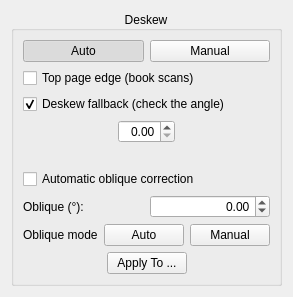
<?xml version="1.0" encoding="UTF-8"?>
<ui version="4.0">
 <class>deskew::OptionsWidget</class>
 <widget class="QWidget" name="deskew::OptionsWidget">
  <property name="geometry">
   <rect>
    <x>0</x>
    <y>0</y>
    <width>220</width>
    <height>146</height>
   </rect>
  </property>
  <property name="windowTitle">
   <string>Form</string>
  </property>
  <layout class="QVBoxLayout">
   <item>
    <widget class="CollapsibleGroupBox" name="deskewGroupBox">
     <property name="title">
      <string>Deskew</string>
     </property>
     <property name="alignment">
      <set>Qt::AlignCenter</set>
     </property>
     <layout class="QVBoxLayout" name="verticalLayout">
      <item>
       <layout class="QHBoxLayout">
        <item>
         <widget class="QPushButton" name="autoBtn">
          <property name="text">
           <string>Auto</string>
          </property>
          <property name="checkable">
           <bool>true</bool>
          </property>
          <property name="checked">
           <bool>true</bool>
          </property>
          <property name="autoExclusive">
           <bool>true</bool>
          </property>
         </widget>
        </item>
        <item>
         <widget class="QPushButton" name="manualBtn">
          <property name="text">
           <string>Manual</string>
          </property>
          <property name="checkable">
           <bool>true</bool>
          </property>
          <property name="autoExclusive">
           <bool>true</bool>
          </property>
         </widget>
        </item>
       </layout>
      </item>
      <item>
       <widget class="QCheckBox" name="topEdgeCheckBox">
        <property name="toolTip">
         <string>Use the top page edge for deskew (recommended for book scans with dark background).</string>
        </property>
        <property name="text">
         <string>Top page edge (book scans)</string>
        </property>
        <property name="checked">
         <bool>false</bool>
        </property>
       </widget>
      </item>
      <item>
       <widget class="QCheckBox" name="fallbackCheckBox">
        <property name="toolTip">
         <string>Check the automatic deskew angle with a second method (text lines per column) and use that one where it is sure and the first one is not, or is clearly off. Pages without a confident angle are marked uncertain; an automatic oblique above 1° is set to 0 and the page marked. Applies to the whole project.</string>
        </property>
        <property name="text">
         <string>Deskew fallback (check the angle)</string>
        </property>
        <property name="checked">
         <bool>true</bool>
        </property>
       </widget>
      </item>
      <item>
       <layout class="QHBoxLayout">
        <item>
         <spacer>
          <property name="orientation">
           <enum>Qt::Horizontal</enum>
          </property>
          <property name="sizeHint" stdset="0">
           <size>
            <width>1</width>
            <height>1</height>
           </size>
          </property>
         </spacer>
        </item>
        <item>
         <widget class="QDoubleSpinBox" name="angleSpinBox">
          <property name="alignment">
           <set>Qt::AlignRight|Qt::AlignTrailing|Qt::AlignVCenter</set>
          </property>
          <property name="singleStep">
           <double>0.010000000000000</double>
          </property>
         </widget>
        </item>
        <item>
         <spacer>
          <property name="orientation">
           <enum>Qt::Horizontal</enum>
          </property>
          <property name="sizeHint" stdset="0">
           <size>
            <width>1</width>
            <height>1</height>
           </size>
          </property>
         </spacer>
        </item>
       </layout>
      </item>
      <item>
       <widget class="QLabel" name="uncertainLabel">
        <property name="styleSheet">
         <string notr="true">color: #c05000;</string>
        </property>
        <property name="wordWrap">
         <bool>true</bool>
        </property>
        <property name="text">
         <string notr="true"/>
        </property>
       </widget>
      </item>
      <item>
       <widget class="QCheckBox" name="autoObliqueCheckBox">
        <property name="toolTip">
         <string>When deskew mode is Auto, run automatic oblique (shear) correction. Disable for pages that only need rotation.</string>
        </property>
        <property name="text">
         <string>Automatic oblique correction</string>
        </property>
       </widget>
      </item>
      <item>
       <layout class="QHBoxLayout">
        <item>
         <widget class="QLabel" name="obliqueLabel">
          <property name="text">
           <string>Oblique (°):</string>
          </property>
         </widget>
        </item>
        <item>
         <widget class="QDoubleSpinBox" name="obliqueSpinBox">
          <property name="alignment">
           <set>Qt::AlignRight|Qt::AlignTrailing|Qt::AlignVCenter</set>
          </property>
          <property name="minimum">
           <double>-5.000000000000000</double>
          </property>
          <property name="maximum">
           <double>5.000000000000000</double>
          </property>
          <property name="singleStep">
           <double>0.100000000000000</double>
          </property>
         </widget>
        </item>
       </layout>
      </item>
      <item>
       <layout class="QHBoxLayout" name="horizontalLayout_oblique_mode">
        <item>
         <widget class="QLabel" name="obliqueModeLabel">
          <property name="text">
           <string>Oblique mode</string>
          </property>
         </widget>
        </item>
        <item>
         <widget class="QPushButton" name="obliqueAutoBtn">
          <property name="text">
           <string>Auto</string>
          </property>
          <property name="toolTip">
           <string>Automatically estimate oblique (shear) correction.</string>
          </property>
          <property name="checkable">
           <bool>true</bool>
          </property>
          <property name="checked">
           <bool>false</bool>
          </property>
          <property name="autoExclusive">
           <bool>true</bool>
          </property>
         </widget>
        </item>
        <item>
         <widget class="QPushButton" name="obliqueManualBtn">
          <property name="text">
           <string>Manual</string>
          </property>
          <property name="toolTip">
           <string>Keep the oblique angle set in the spin box.</string>
          </property>
          <property name="checkable">
           <bool>true</bool>
          </property>
          <property name="autoExclusive">
           <bool>true</bool>
          </property>
         </widget>
        </item>
       </layout>
      </item>
      <item>
       <layout class="QHBoxLayout" name="horizontalLayout">
        <item>
         <spacer name="horizontalSpacer_9">
          <property name="orientation">
           <enum>Qt::Horizontal</enum>
          </property>
          <property name="sizeHint" stdset="0">
           <size>
            <width>1</width>
            <height>1</height>
           </size>
          </property>
         </spacer>
        </item>
        <item>
         <widget class="QPushButton" name="applyDeskewBtn">
          <property name="text">
           <string>Apply To ...</string>
          </property>
         </widget>
        </item>
        <item>
         <spacer name="horizontalSpacer_10">
          <property name="orientation">
           <enum>Qt::Horizontal</enum>
          </property>
          <property name="sizeHint" stdset="0">
           <size>
            <width>1</width>
            <height>1</height>
           </size>
          </property>
         </spacer>
        </item>
       </layout>
      </item>
     </layout>
    </widget>
   </item>
   <item>
    <spacer>
     <property name="orientation">
      <enum>Qt::Vertical</enum>
     </property>
     <property name="sizeHint" stdset="0">
      <size>
       <width>1</width>
       <height>1</height>
      </size>
     </property>
    </spacer>
   </item>
  </layout>
 </widget>
 <customwidgets>
  <customwidget>
   <class>CollapsibleGroupBox</class>
   <extends>QGroupBox</extends>
   <header location="global">CollapsibleGroupBox.h</header>
   <container>1</container>
  </customwidget>
 </customwidgets>
 <resources/>
 <connections/>
</ui>
